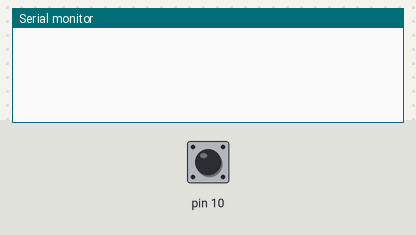
Simulated run of this sketch. Board: Arduino Uno, built with avr-gcc and run on an emulated ATmega328P. On the bench: the last lines printed to the serial monitor. The test bench sets the inputs (shaded band); at power-on: pin 10 HIGH.

Above: at 1.2 s.
1.3 s: pin 10 pulled LOW for 0.15 s
At 2.2 s:
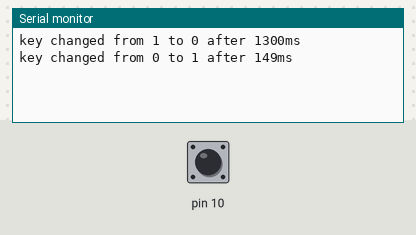
2.9 s: pin 10 pulled LOW for 1 s
At 4.7 s:
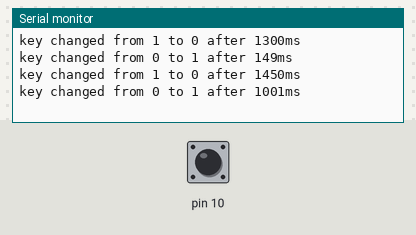
5.4 s: pin 10 pulled LOW for 0.15 s
At 6.5 s:
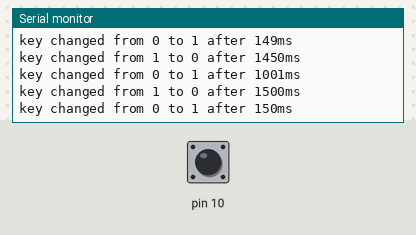
Timing chart, 0 to 8.4 s (numbered marks = the images above; inputs shaded):
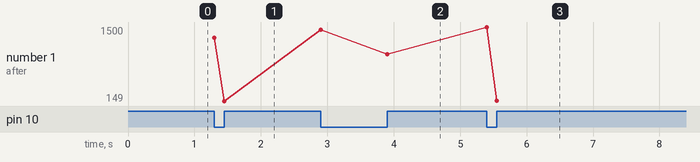

The sketch:

DebounceTest.ino
```cpp
#include "DebouncePin.h"

class DebouncePin pin10( 10, INPUT_PULLUP ); // switch connected to GND

void setup() {
    Serial.begin( 115200 );
}

void loop() {
    KeyHandler();
}

void KeyHandler( void ) {
    static unsigned long previous_millis = millis();
    static bool previous_pin_printed = pin10.State();
    if( previous_millis != millis() ) {
        previous_millis = millis();
        if( previous_pin_printed != pin10.State() ) {
            Serial.print(   "key changed from "   );
            Serial.print(   previous_pin_printed  );
            previous_pin_printed = pin10.State();
            Serial.print(   " to "                );
            Serial.print(   previous_pin_printed  );
            Serial.print(   " after "             );
            Serial.print(   pin10.Duration()      );
            Serial.println( "ms"                  );
        }
    }
}

/*
 * .State() returns the state of the key, LOW is connected to GND, HIGH is open.
 * .Duration() returns the time in millseconds between the last two edges.
 * .Timer() returns the value of a running timer in milliseconds since the last edge.
 *
 */
```

DebouncePin.cpp
```cpp
#include "DebouncePin.h"

DebouncePin::DebouncePin( byte Pin, byte Mode ) {
    DebounceTime = 10;
    SwitchPin = Pin;
    pinMode( Pin, Mode );
    if( Mode == INPUT_PULLUP ) {
        OldSwitchState = HIGH;
    }
}

byte DebouncePin::State() {
    byte SwitchState = digitalRead( SwitchPin );            // see if switch is open or closed
    if( SwitchState != OldSwitchState ) {                   // has it changed since last time?
        if( millis()-SwitchPressTime >= DebounceTime ) {    // debounce
            PreviousPeriod = millis() - SwitchPressTime;
            SwitchPressTime = millis();                     // when we closed the switch
            OldSwitchState =  SwitchState;                  // remember for next time
        }                                                   // end if debounce time up
    }                                                       // end of state change
    return OldSwitchState;
}

unsigned long DebouncePin::Duration() {                     // returns the duration of the period between the last two edges in milliseconds.
    return( PreviousPeriod );
}

unsigned long DebouncePin::Timer() {                        // returns the number of milliseconds since the last edge
    return( millis() - SwitchPressTime );
}
```

DebouncePin.h
```cpp
#include <Arduino.h>

class DebouncePin {
public:
    DebouncePin( byte Pin, byte Mode ); // default DebounceTime 10ms
    byte State();
    unsigned long Duration();
    unsigned long Timer();
private:
    byte OldSwitchState;
    byte SwitchPin;
    unsigned long DebounceTime;         // 10 milliseconds initially, set in constructor
    unsigned long SwitchPressTime;      // when the switch last changed state
    unsigned long PreviousPeriod;       // how long was the key pressed/released in the previous period
};
```

Measured:
- after the input at 1.3 s, the serial monitor: prints a new line at once (image 1)
- after the input at 2.9 s, the serial monitor: prints a new line at once (image 2)
- after the input at 5.4 s, the serial monitor: prints a new line at once (image 3)
- plotted number 1: 149 → 1001 after the input at 2.9 s, 1001 → 150 after the input at 5.4 s
